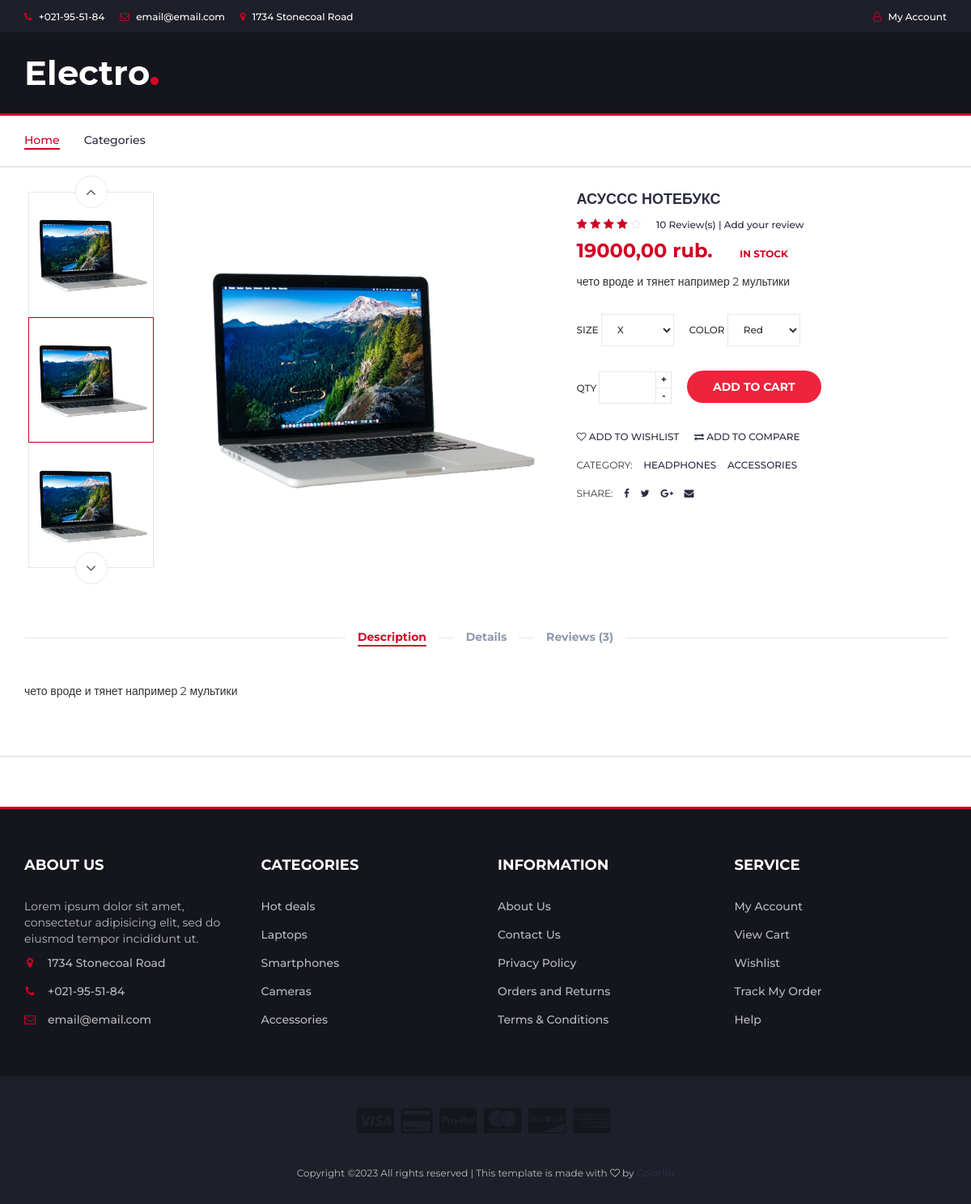
/products/detailed/1/, run on the app's committed database.
### products/models.py (models this page shows, shortened)
class Product(models.Model):
    name = models.CharField(max_length=125)
    description = models.TextField()
    price = models.DecimalField(max_digits=8, decimal_places=2)
    quantity = models.PositiveIntegerField(default=0)
    category = models.ForeignKey('Category', null=True, blank=True, on_delete=models.SET_NULL)
    creat_at = models.DateTimeField(auto_now_add=True)
    image = models.ImageField(upload_to='products', blank=True, null=True)
    is_published = models.BooleanField(default=True)
    class Meta:
        verbose_name = 'product'
        verbose_name_plural = 'products'

### products/views.py (the view)
# urls.py: path('detailed/<int:product_id>/', products_detailed, name='detailed'),
def products_detailed(request, product_id):
    product = Product.objects.get(id=product_id)
    return render(request, 'products/product.html', {'product': product})

### products/templates/products/product.html (shortened to what this page needs)
{%  extends "products/base.html" %}
{% block content %}
		<div class="section">
			<div class="container">
				<div class="row">
					<div class="col-md-5 col-md-push-2">
						<div id="product-main-img">
							<div class="product-preview">
								<img src="{{ product.image.url }}" alt="">
							</div>
						</div>
					</div>
					<div class="col-md-2  col-md-pull-5">
						<div id="product-imgs">
							<div class="product-preview">
								<img src="{{ product.image.url }}" alt="">
							</div>
							<div class="product-preview">
								<img src="{{ product.image.url }}" alt="">
							</div>
							<div class="product-preview">
								<img src="{{ product.image.url }}" alt="">
							</div>
						</div>
					</div>
					<div class="col-md-5">
						<div class="product-details">
							<h2 class="product-name">{{ product.name }}</h2>
							<div>
								<div class="product-rating">
									<i class="fa fa-star"></i>
									<i class="fa fa-star"></i>
									<i class="fa fa-star"></i>
									<i class="fa fa-star"></i>
									<i class="fa fa-star-o"></i>
								</div>
								<a class="review-link" href="#">10 Review(s) | Add your review</a>
							</div>
							<div>
								<h3 class="product-price">{{ product.price }} rub.<del class="product-old-price"></del></h3>
								<span class="product-available">In Stock</span>
							</div>
							<p>{{ product.description }}</p>
							<div class="product-options">
								<label>
									Size
									<select class="input-select">
										<option value="0">X</option>
									</select>
								</label>
								<label>
									Color
									<select class="input-select">
										<option value="0">Red</option>
									</select>
								</label>
							</div>
							<div class="add-to-cart">
								<div class="qty-label">
									Qty
									<div class="input-number">
										<input type="number">
										<span class="qty-up">+</span>
										<span class="qty-down">-</span>
									</div>
								</div>
								<button class="add-to-cart-btn"> add to cart</button>
							</div>
							<ul class="product-btns">
								<li><a href="#"><i class="fa fa-heart-o"></i> add to wishlist</a></li>
								<li><a href="#"><i class="fa fa-exchange"></i> add to compare</a></li>
							</ul>
							<ul class="product-links">
								<li>Category:</li>
								<li><a href="#">Headphones</a></li>
								<li><a href="#">Accessories</a></li>
							</ul>
							<ul class="product-links">
								<li>Share:</li>
								<li><a href="#"><i class="fa fa-facebook"></i></a></li>
								<li><a href="#"><i class="fa fa-twitter"></i></a></li>
								<li><a href="#"><i class="fa fa-google-plus"></i></a></li>
								<li><a href="#"><i class="fa fa-envelope"></i></a></li>
							</ul>
						</div>
					</div>
					<div class="col-md-12">
						<div id="product-tab">
							<ul class="tab-nav">
								<li class="active"><a data-toggle="tab" href="#tab1">Description</a></li>
								<li><a data-toggle="tab" href="#tab2">Details</a></li>
								<li><a data-toggle="tab" href="#tab3">Reviews (3)</a></li>
							</ul>
							<div class="tab-content">
								<div id="tab1" class="tab-pane fade in active">
									<div class="row">
										<div class="col-md-12">
											<p>{{ product.description }}</p>
										</div>
									</div>
								</div>
							</div>
						</div>
					</div>
				</div>
			</div>
		</div>
{% endblock %}

### static/css/style.css (style rules this page uses)
body { font-family: 'Montserrat', sans-serif; font-weight: 400; color: #333; }
h1, h2, h3, h4, h5, h6 { color: #2B2D42; font-weight: 700; margin: 0 0 10px; }
a { color: #2B2D42; font-weight: 500; -webkit-transition: 0.2s color; transition: 0.2s color; }
ul, ol { margin: 0; padding: 0; list-style: none }
.input-number { position: relative; }
.input-number input[type="number"] { -moz-appearance: textfield; height: 40px; width: 100%; border: 1px solid #E4E7ED; background-color: #FFF; padding: 0px 35px 0px 15px; }
.input-number .qty-up, .input-number .qty-down { position: absolute; display: block; width: 20px; height: 20px; border: 1px solid #E4E7ED; background-color: #FFF; text-align: center; font-weight: 700; cursor: pointer; -webkit-user-select: none; -moz-user-select: none; -ms-user-select: none; user-select: none; }
.input-number .qty-up { right: 0; top: 0; border-bottom: 0px; }
.input-number .qty-down { right: 0; bottom: 0; }
.input-select { padding: 0px 15px; background: #FFF; border: 1px solid #E4E7ED; height: 40px; }
.section { padding-top: 30px; padding-bottom: 30px; }
#product-imgs .product-preview { margin: 0px 5px; border: 1px solid #E4E7ED; }
#product-imgs .product-preview.slick-current { border-color: #D10024; }
.product-preview img { width: 100%; }
.product-details .product-name { text-transform: uppercase; font-size: 18px; }
.product-details .product-rating { display: inline-block; margin-right: 15px; }
.product-details .product-rating>i { color: #E4E7ED; }
.product-details .product-rating>i.fa-star { color: #D10024; }
.product-details .review-link { font-size: 12px; }
.product-details .product-price { display: inline-block; font-size: 24px; margin-top: 10px; margin-bottom: 15px; color: #D10024; }
.product-details .product-available { font-size: 12px; text-transform: uppercase; font-weight: 700; margin-left: 30px; color: #D10024; }
.product-details .product-options { margin-top: 30px; margin-bottom: 30px; }
.product-details .product-options label { font-weight: 500; font-size: 12px; text-transform: uppercase; margin-right: 15px; margin-bottom: 0px; }
.product-details .product-options .input-select { width: 90px; }
.product-details .add-to-cart { margin-bottom: 30px; }
.product-details .add-to-cart .add-to-cart-btn { position: relative; border: 2px solid transparent; height: 40px; padding: 0 30px; background-color: #ef233c; color: #FFF; text-transform: uppercase; font-weight: 700; border-radius: 40px; -webkit-transition: 0.2s all; transition: 0.2s all; }
.product-details .add-to-cart .qty-label { display: inline-block; font-weight: 500; font-size: 12px; text-transform: uppercase; margin-right: 15px; margin-bottom: 0px; }
.product-details .add-to-cart .qty-label .input-number { width: 90px; display: inline-block; }
.product-details .product-btns li { display: inline-block; text-transform: uppercase; font-size: 12px; }
.product-details .product-btns li+li { margin-left: 15px; }
.product-details .product-links { margin-top: 15px; }
.product-details .product-links li { display: inline-block; text-transform: uppercase; font-size: 12px; }
.product-details .product-links li+li { margin-left: 10px; }
#product-tab { margin-top: 60px; }
#product-tab .tab-nav { position: relative; text-align: center; padding: 15px 0px; margin-bottom: 30px; }
#product-tab .tab-nav:after { content: ""; position: absolute; left: 0; right: 0; top: 50%; height: 1px; background-color: #E4E7ED; z-index: -1; }
#product-tab .tab-nav li { display: inline-block; background: #FFF; padding: 0px 15px; }
#product-tab .tab-nav li+li { margin-left: 15px; }
#product-tab .tab-nav li a { display: block; font-weight: 700; color: #8D99AE; }
#product-tab .tab-nav li.active a { color: #D10024; }
#product-tab .tab-nav li a:after { content: ""; display: block; width: 0%; height: 2px; background-color: #D10024; -webkit-transition: 0.2s all; transition: 0.2s all; }
#product-tab .tab-nav li a:hover:after, #product-tab .tab-nav li a:focus:after, #product-tab .tab-nav li.active a:after { width: 100%; }

### data on the page
Product: image (picture), name "АСУССС НОТЕБУКС", price "19000,00", description "чето вроде и тянет например 2 мультики"
